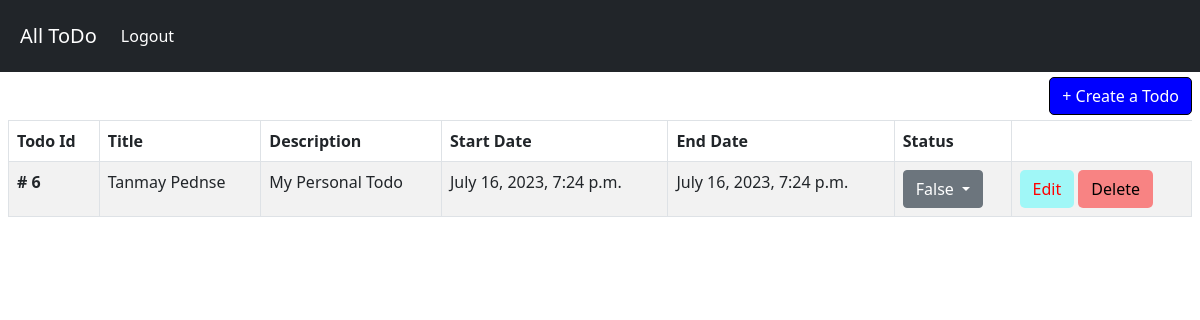
The page /home/ (signed in) on the database its author committed.
### todoApp/models.py (models this page shows)
class todoList(models.Model):
    user = models.ForeignKey(User, on_delete=models.CASCADE)
    title = models.CharField(max_length=200)
    description = models.CharField(max_length=150)
    start_date = models.DateTimeField(default=timezone.now)
    end_date = models.DateTimeField(default=timezone.now)
    is_completed=models.BooleanField(default=False)

### todoApp/views.py (the view)
# urls.py: path('home/',home, name="home"),
def home(request):
 if request.user.is_authenticated:
       data =todoList.objects.filter(user = request.user)
       context = {"data":data}
       return render(request,template_name='index.html',context=context)
 else:
       return redirect('login')

### todoApp/template/index.html (shortened to what this page needs)
<!doctype html>
<html lang="en">
  <head>
    <link href="https://cdn.jsdelivr.net/npm/bootstrap@5.0.2/dist/css/bootstrap.min.css" rel="stylesheet">
  </head>
  <body>
    <nav class="navbar navbar-expand-lg navbar-dark bg-dark ">
          <a class="navbar-brand" style="margin-left: 20px;" href="/">All ToDo</a>
          <div class="navbar "  id="navbarNav">
            <ul  class="navbar-nav d-flex">
              <li class="nav-item" >
                <a class="nav-link active" aria-current="page" href="/logout/">Logout</a>
              </li>
            </ul>
          </div>
      </nav>
      <div style="margin-top: 5px;margin-left:8px; margin-right:8px">
        <a href="/post/new/" style="border: 1px solid black; border-radius: 5px; background-color: blue; float:right;color:white;margin-bottom: 5px;" class="btn btn-default active" role="button"> + Create a Todo</a>
        <table class="table table-striped table-bordered">
            <thead>
              <tr>
                <th scope="col">Todo Id</th>
                <th scope="col">Title</th>
                <th scope="col" colspan="3">Description</th>
                <th scope="col">Start Date</th>
                <th scope="col">End Date</th>
                <th scope="col">Status</th>
              </tr>
            </thead>
            <tbody>
              {%for vv in data%}
              <tr>
                <th scope="row"># {{vv.id}}</th>
                <td>{{vv.title}}</td>
                <td colspan="3">{{vv.description}}</td>
                <td >{{vv.start_date}}</td>
                <td>{{vv.end_date}}</td>
                <td class="dropdown">
                  <button class="btn btn-secondary dropdown-toggle" type="button" id="dropdownMenuButton1" data-bs-toggle="dropdown" aria-expanded="true">
                    {{vv.is_completed}}
                  </button>
                  </td>
                <td>
                  <a href= {% url 'editTodoList' vv.id  %} style=" border-radius: 5px; background-color: rgba(0, 255, 255, 0.343);color:red;" class="btn btn-default active" role="button"> Edit</a>
                  <a href= {% url 'deleteTodoList' vv.id  %} style=" border-radius: 5px; background-color: rgba(255, 0, 0, 0.459);color:black;" class="btn btn-default active" role="button"> Delete</a>
                </td>
              </tr>
              {%endfor%}
            </tbody>
          </table>
      </div>
  </body>
</html>

### rows shown on the page
todoList: id "6", title "Tanmay Pednse", description "My Personal Todo", start_date "July 16, 2023, 7:24 p.m.", end_date "July 16, 2023, 7:24 p.m.", is_completed "False"
